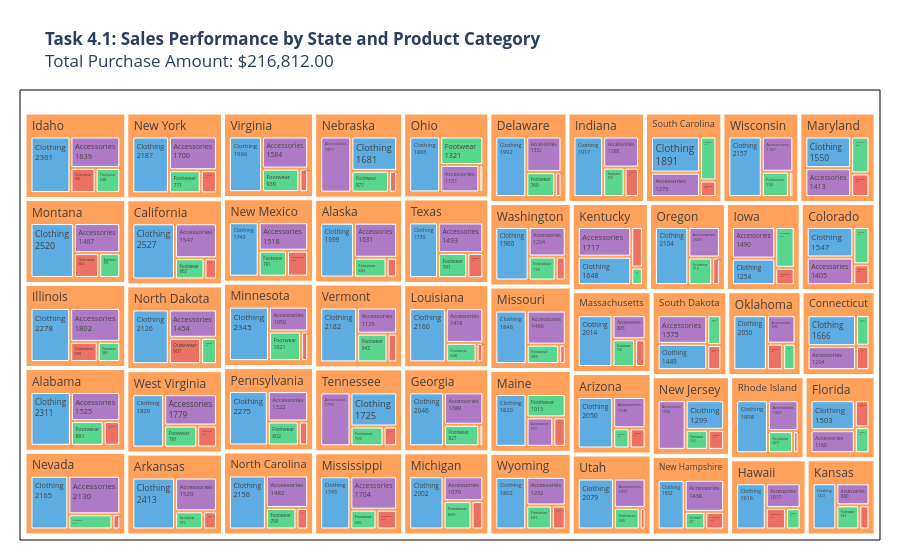

Notebook code for this chart:
### Markdown cell above
### Task 4. Analyze sales performance across product categories and regions

For this task, we want to understand how sales are distributed across product categories and regions. 
- This helps us see whether certain regions prefer certain product categories and which locations contribute the most to sales.
- We use a treemap to show the overall structure of region and product category sales
- We use also bar chart to show the top 5 locations with the highest purchase amount.
- This can help the business make better decisions about inventory, marketing, and regional sales strategy.

### Code cell
import plotly.express as px
import matplotlib.pyplot as plt
import seaborn as sns

# Treemap
import plotly.express as px

# Aggregate sales by state and product category
treemap_data = (
    df.groupby(["Location", "Category"], observed=True)["Purchase Amount (USD)"]
    .sum()
    .reset_index()
    .rename(columns={"Purchase Amount (USD)": "Total Sales"})
)

# Calculate total purchase amount
total_purchase = treemap_data["Total Sales"].sum()

# Custom colors for product category
category_colors = {
    "Clothing": "#5DADE2",
    "Accessories": "#AF7AC5",
    "Footwear": "#58D68D",
    "Outerwear": "#EC7063"
}

# Create treemap
fig = px.treemap(
    treemap_data,
    path=["Location", "Category"],
    values="Total Sales",
    color="Category",
    color_discrete_map=category_colors,
    title=(
        "<b>Task 4.1: Sales Performance by State and Product Category</b><br>"
        f"Total Purchase Amount: ${total_purchase:,.2f}"
    )
)

fig.update_traces(
    sort=True,
    textinfo="label+value",
    hovertemplate=
    "<b>%{label}</b><br>" +
    "Total Sales: $%{value:,.2f}<br>" +
    "<extra></extra>",
    marker=dict(
        line=dict(width=1, color="white")
    )
)

# Add outside border around the plot area
fig.update_layout(
    margin=dict(t=90, l=20, r=20, b=20),
    paper_bgcolor="white",
    plot_bgcolor="white",
    shapes=[
        dict(
            type="rect",
            xref="paper",
            yref="paper",
            x0=0,
            y0=0,
            x1=1,
            y1=1,
            line=dict(
                color="black",
                width=1
            ),
            fillcolor="rgba(0,0,0,0)"
        )
    ]
)

fig.show()

# Grouped Bar Chart Top 5 states by total sales
# Find top 5 states based on total purchase amount
top5_states = (
    df.groupby("Location")["Purchase Amount (USD)"]
    .sum()
    .sort_values(ascending=False)
    .head(5)
    .index
)

# Filter data for only top 5 states
df_top5 = df[df["Location"].isin(top5_states)]

# Summarize sales by state and product category
sales_summary = (
    df_top5.groupby(["Location", "Category"], observed=True)["Purchase Amount (USD)"]
    .sum()
    .reset_index()
    .rename(columns={"Purchase Amount (USD)": "Total Sales"})
)

# Keep states ordered by total sales
state_order = (
    df_top5.groupby("Location")["Purchase Amount (USD)"]
    .sum()
    .sort_values(ascending=False)
    .index
)

# Calculate total sales for each state
state_totals = (
    df_top5.groupby("Location")["Purchase Amount (USD)"]
    .sum()
    .reindex(state_order)
)

# Custom color palette for product categories
category_palette = {
    "Clothing": "#5DADE2",
    "Accessories": "#AF7AC5",
    "Footwear": "#58D68D",
    "Outerwear": "#EC7063"
}

# Create grouped bar chart
plt.figure(figsize=(12, 6))

ax = sns.barplot(
    data=sales_summary,
    x="Location",
    y="Total Sales",
    hue="Category",
    order=state_order,
    palette=category_palette
)

# Add total sales label above each state group only
for i, state in enumerate(state_order):
    total_value = state_totals.loc[state]
    
    ax.text(
        i,
        sales_summary[sales_summary["Location"] == state]["Total Sales"].max() + 250,
        f"Total: ${total_value:,.0f}",
        ha="center",
        va="bottom",
        fontsize=10,
        fontweight="bold"
    )

plt.title("Task 4.2: Sales Performance Across Product Categories in Top 5 States")
plt.xlabel("State")
plt.ylabel("Total Sales (USD)")

plt.legend(
    title="Product Category",
    bbox_to_anchor=(1.05, 1),
    loc="upper left"
)

# Add extra space at the top for total labels
plt.ylim(0, sales_summary["Total Sales"].max() * 1.3)

plt.tight_layout()
plt.show()

### Figure 1 — Plotly figure (JSON) as saved in the notebook; plotly's stock layout.template omitted (floating-point values rounded to 4 significant figures; data arrays with more than 128 entries replaced by an {"elided": "..."} marker saying what was removed)
{"data": [{"branchvalues": "total", "customdata": {"elided": "250x1 str values"}, "domain": {"x": [0, 1], "y": [0, 1]}, "hovertemplate": "<b>%{label}</b><br>Total Sales: $%{value:,.2f}<br><extra></extra>", "ids": {"elided": "250 str values"}, "labels": {"elided": "250 str values"}, "marker": {"colors": {"elided": "250 str values"}, "line": {"color": "white", "width": 1}}, "name": "", "parents": {"elided": "250 str values"}, "sort": true, "textinfo": "label+value", "type": "treemap", "values": {"elided": "250 float values"}}], "layout": {"legend": {"tracegroupgap": 0}, "margin": {"b": 20, "l": 20, "r": 20, "t": 90}, "paper_bgcolor": "white", "plot_bgcolor": "white", "shapes": [{"fillcolor": "rgba(0,0,0,0)", "line": {"color": "black", "width": 1}, "type": "rect", "x0": 0, "x1": 1, "xref": "paper", "y0": 0, "y1": 1, "yref": "paper"}], "title": {"text": "<b>Task 4.1: Sales Performance by State and Product Category</b><br>Total Purchase Amount: $216,812.00"}}}
